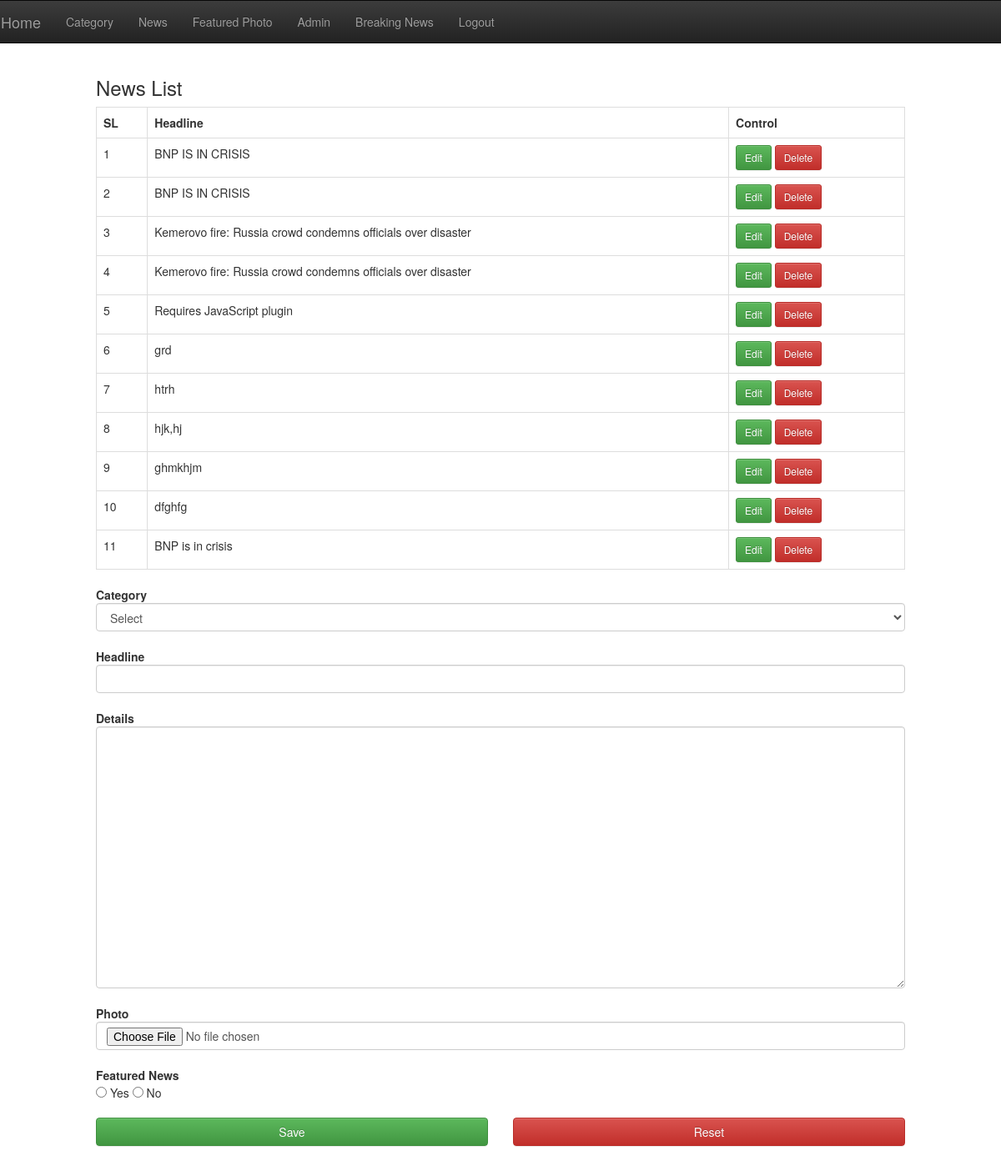
The app's page /admin/news.php (signed in) with its own data.
### tables this page shows
CREATE TABLE `news` (
  `id` bigint(20) NOT NULL,
  `headline` varchar(150) NOT NULL,
  `photo` varchar(100) NOT NULL,
  `details` text NOT NULL,
  `date` timestamp NOT NULL DEFAULT CURRENT_TIMESTAMP ON UPDATE CURRENT_TIMESTAMP,
  `category` bigint(20) NOT NULL,
  `featured` varchar(3) NOT NULL DEFAULT 'no'
);

### admin/news.php (the view, shortened to what this page needs)
<?php
include('header.php');
$servername = "localhost";
$username = "root";
$password = "";
$conn = mysqli_connect($servername, $username, $password,'newspaper');
$gggggg='select * from news order by id desc';
$r=mysqli_query($conn, $gggggg);
?>
<div class="col-md-10 col-md-offset-1" style="margin-bottom: 2%">
	<h3>News List</h3>
	<table class="table table-bordered table-hover">
		<tr>
			<th>SL</th>
			<th>Headline</th>
			<th>Control</th>
		</tr>
		<?php
		$i=0;
		while ($row=mysqli_fetch_assoc($r)) {
			?>
			<tr>
				<td><?php echo ++$i ?></td>
				<td><?php echo $row['headline'] ?></td>
				<td>
					<a href="edit_news.php?id=<?=$row['id']?>" class="btn btn-sm btn-success">Edit</a>
					<a href="delete_news.php?id=<?=$row['id']?>" class="btn btn-sm btn-danger" onclick="return confirm('Are you sure?')">Delete</a>
				</td>
			</tr>
			<?php } ?>
		</table>
		<form action="" method="post" enctype="multipart/form-data">
			<strong>Category</strong>
			<br>
			<select name="category"  class="form-control">
				<option>Select</option>
			</select>
			<br>
			<strong>Headline</strong>
			<br>
			<input type="text" name="headline" class="form-control">
			<br>
			<strong>Details</strong>
			<br>
			<textarea name="details" cols="30" rows="15" class="form-control"></textarea>
			<br>
			<strong>Photo</strong>
			<br>
			<input type="file" name="photo" class="form-control">
			<br>
			<strong>Featured News</strong>
			<br>
			<input type="radio" name="featured" value="yes"> Yes
			<input type="radio" name="featured" value="no"> No
			<br>
			<br>
			<div class="row">
				<div class="col-md-6"><input type="submit" value="Save" class="btn btn-block btn-success"></div>
				<div class="col-md-6"><input type="reset" value="Reset" class="btn btn-block btn-danger"></div>
			</div>
		</form>
	</div>
</body>
</body>

### records on screen
news: headline "BNP IS IN CRISIS"
news: headline "BNP IS IN CRISIS"
news: headline "Kemerovo fire: Russia crowd condemns officials over disaster"
news: headline "Kemerovo fire: Russia crowd condemns officials over disaster"
news: headline "Requires JavaScript plugin"
news: headline "grd"
news: headline "htrh"
news: headline "hjk,hj"
news: headline "ghmkhjm"
news: headline "dfghfg"
news: headline "BNP is in crisis"
